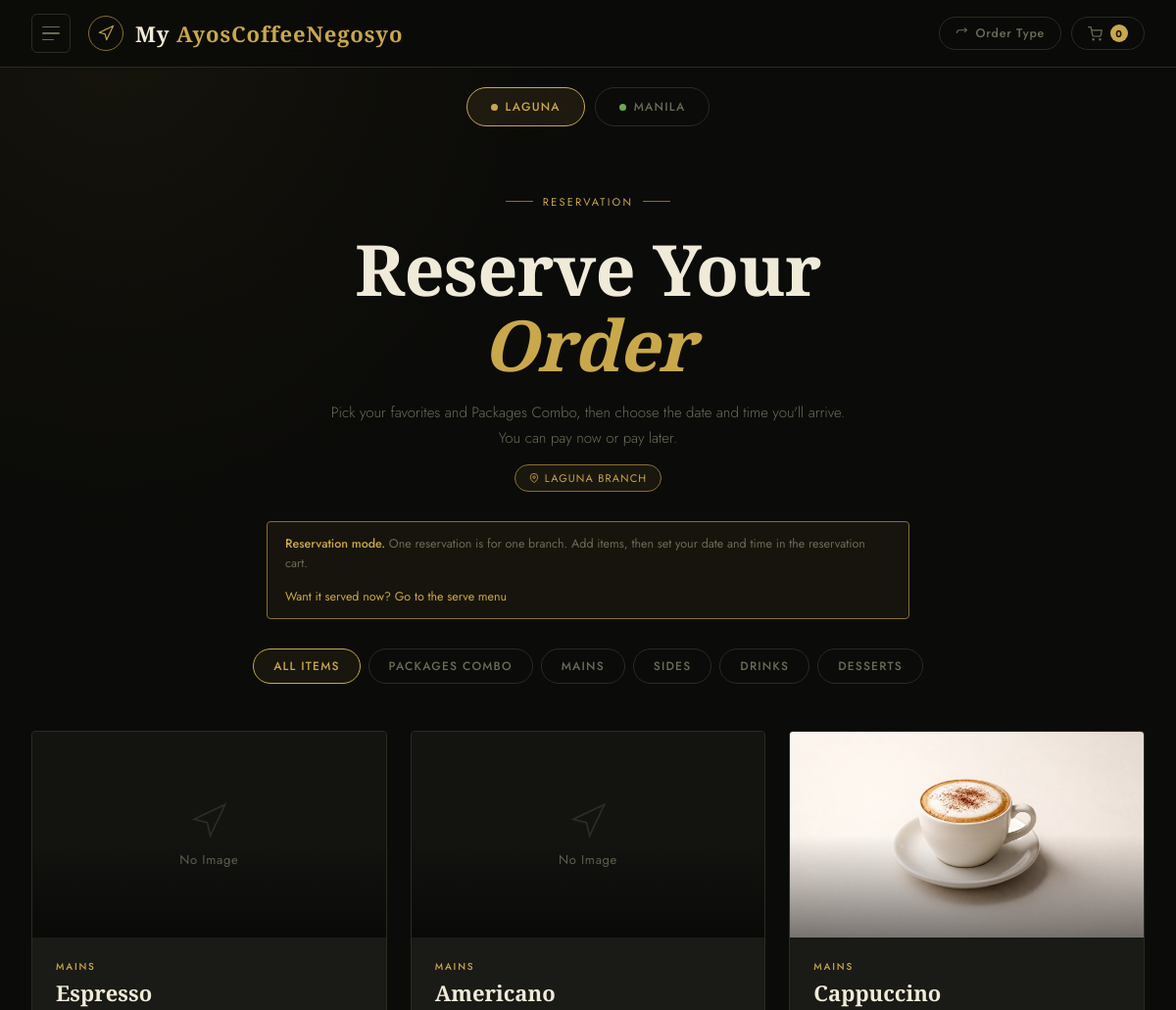
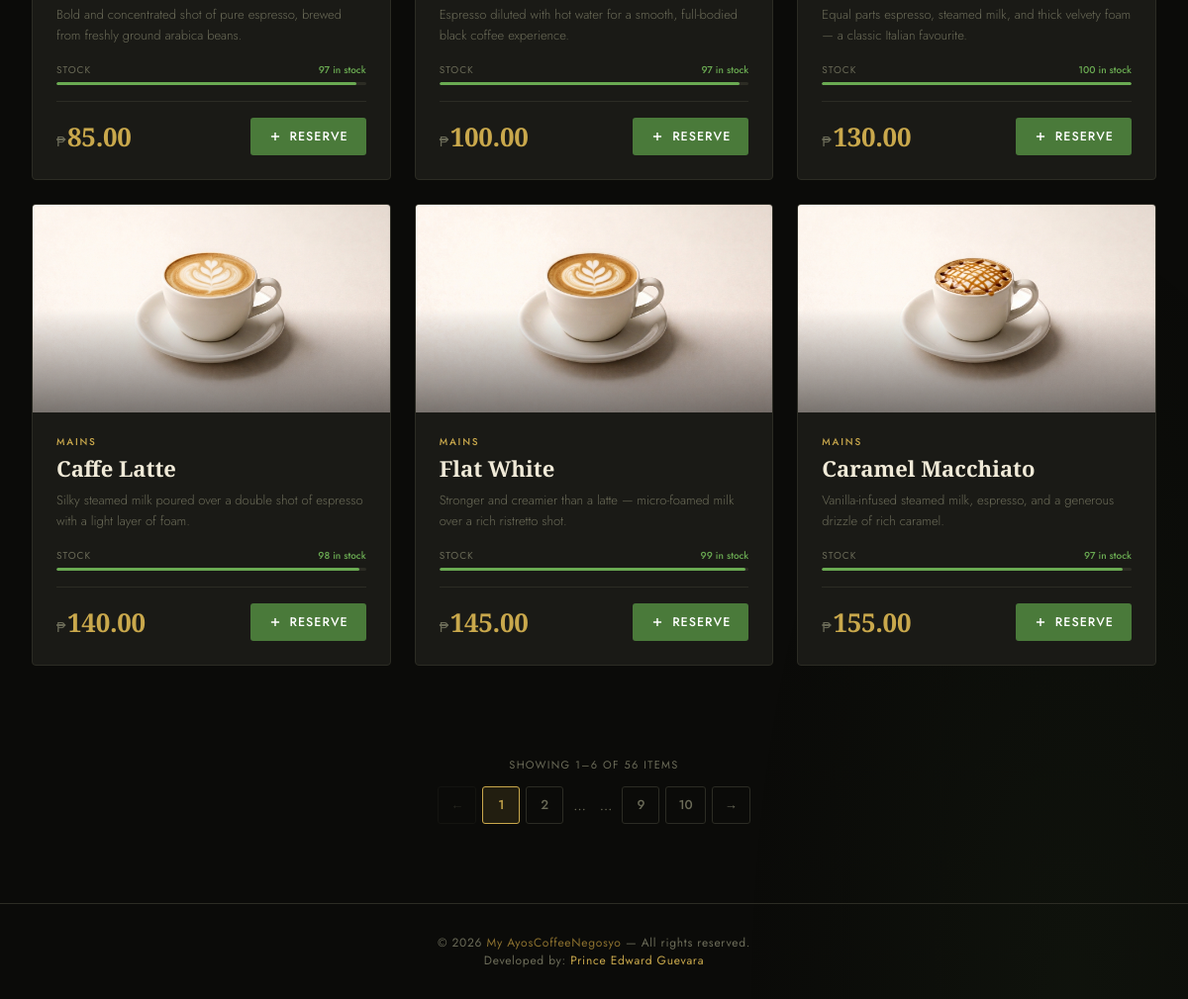
Screenshot of /reservation-menu.php with the database file from the repository (2 pictures, top to bottom).
### tables this page shows
CREATE TABLE `products` (
  `id` int(11) NOT NULL,
  `name` varchar(100) DEFAULT NULL,
  `price` decimal(10,2) DEFAULT NULL,
  `category` varchar(100) DEFAULT 'general',
  `description` text DEFAULT NULL,
  `image` varchar(500) DEFAULT NULL,
  `stock` int(11) DEFAULT 100,
  `reorder_level` int(11) DEFAULT 10,
  `sku` varchar(100) DEFAULT NULL,
  `branch` varchar(20) DEFAULT 'laguna',
  `type` varchar(20) DEFAULT 'food'
);

### reservation-menu.php (the view, shortened to what this page needs)
<?php
include_once 'reservation-init.php';
$branch = $_SESSION['branch'] ?? 'laguna';
$st = $conn->prepare("SELECT * FROM products WHERE branch = ? ORDER BY id ASC");
$st->bind_param('s', $branch);
$st->execute();
$result = $st->get_result();
$products = [];
while ($row = $result->fetch_assoc()) { $products[] = $row; }
$categories = $branch === 'manila'
    ? ['all' => 'All Items', 'packages' => 'Packages Combo', 'coffee' => 'Coffee', 'meals' => 'Meals', 'champagnes' => 'Champagnes']
    : ['all' => 'All Items', 'packages' => 'Packages Combo', 'mains' => 'Mains', 'sides' => 'Sides', 'drinks' => 'Drinks', 'desserts' => 'Desserts'];
?>
<!DOCTYPE html>
<html lang="en">
<head>
</head>
<body>
<div id="sidebarOverlay"></div>
<header>
    <div class="header-inner">
        <div class="header-left">
            <button id="sidebarToggle" aria-label="Open sidebar" aria-expanded="false">
                <div class="hb"><span></span><span></span><span></span></div>
            </button>
            <a href="index.php" class="brand">
                <div class="brand-icon">
                    <svg width="18" height="18" viewBox="0 0 24 24" fill="none" stroke="#c9a84c" stroke-width="1.5" stroke-linecap="round" stroke-linejoin="round"><path d="M3 11l19-9-9 19-2-8-8-2z"/></svg>
                </div>
                <span class="brand-name">My <span>AyosCoffeeNegosyo</span></span>
            </a>
        </div>
        <div class="header-right">
            <a href="order-type.php" class="header-home-link">
                <svg width="13" height="13" viewBox="0 0 24 24" fill="none" stroke="currentColor" stroke-width="2"><polyline points="17 1 21 5 17 9"/><path d="M3 11V9a4 4 0 0 1 4-4h14"/></svg>
                Order Type
            </a>
            <a href="reservation-cart.php" class="header-cart-pill" aria-label="View reservation cart">
                <svg width="15" height="15" viewBox="0 0 24 24" fill="none" stroke="currentColor" stroke-width="2" stroke-linecap="round" stroke-linejoin="round"><circle cx="9" cy="21" r="1"/><circle cx="20" cy="21" r="1"/><path d="M1 1h4l2.68 13.39a2 2 0 0 0 2 1.61h9.72a2 2 0 0 0 2-1.61L23 6H6"/></svg>
                <span class="header-cart-count" id="cartCount">0</span>
            </a>
        </div>
    </div>
</header>
<div class="branch-bar">
    <a href="?branch=laguna" class="branch-btn <?= $branch === 'laguna' ? 'active' : '' ?>"><div class="branch-dot"></div>Laguna</a>
    <a href="?branch=manila" class="branch-btn <?= $branch === 'manila' ? 'active' : '' ?>"><div class="branch-dot"></div>Manila</a>
</div>
<section class="hero">
    <div class="hero-eyebrow">Reservation</div>
    <h1>Reserve Your <em>Order</em></h1>
    <p>Pick your favorites and Packages Combo, then choose the date and time you'll arrive.<br>You can pay now or pay later.</p>
    <div class="branch-badge">
        <svg width="10" height="10" viewBox="0 0 24 24" fill="none" stroke="currentColor" stroke-width="2"><path d="M21 10c0 7-9 13-9 13s-9-6-9-13a9 9 0 0 1 18 0z"/><circle cx="12" cy="10" r="3"/></svg>
        <?= ucfirst($branch) ?> Branch
    </div>
</section>
<div class="mode-note">
    <div class="mode-note-inner">
        <span><strong>Reservation mode.</strong> One reservation is for one branch. Add items, then set your date and time in the reservation cart.</span>
        <a href="menu.php">Want it served now? Go to the serve menu</a>
    </div>
</div>
<div class="filter-bar">
    <?php foreach ($categories as $key => $label): ?>
    <button class="filter-btn <?= $key === 'all' ? 'active' : '' ?>" data-filter="<?= htmlspecialchars($key) ?>"><?= htmlspecialchars($label) ?></button>
    <?php endforeach; ?>
</div>
<main class="menu-section">
    <?php if (empty($products)): ?>
        <div class="empty-state">
            <svg width="64" height="64" viewBox="0 0 24 24" fill="none" stroke="currentColor" stroke-width="1" stroke-linecap="round" stroke-linejoin="round"><path d="M3 11l19-9-9 19-2-8-8-2z"/></svg>
            <h3>No dishes available yet.</h3>
            <p>Check back soon — the kitchen is preparing something special.</p>
        </div>
    <?php else: ?>
        <div class="menu-grid" id="menuGrid">
        <?php foreach ($products as $row):
            $stock   = (int)($row['stock'] ?? 100);
            $reorder = (int)($row['reorder_level'] ?? 10);
            $pct     = max(0, min(100, ($stock / 100) * 100));
            $isOos   = $stock <= 0;
            $isLow   = !$isOos && $stock <= $reorder;
            $cls     = $isOos ? 's-red' : ($isLow ? 's-amber' : 's-green');
            $txt     = $isOos ? 'Out of stock' : ($isLow ? "Low — {$stock} left" : "{$stock} in stock");
            $cat     = $row['category'] ?? 'mains';
            $catLabel = $cat === 'packages' ? 'Packages Combo' : $cat;
        ?>
            <div class="menu-card <?= $isOos ? 'out-of-stock' : '' ?>"
                 data-category="<?= htmlspecialchars($cat) ?>"
                 data-stock="<?= $stock ?>">
                <div class="card-img-wrap">
                    <?php if (!empty($row['image'])): ?>
                        <img src="<?= htmlspecialchars($row['image']) ?>" alt="<?= htmlspecialchars($row['name']) ?>" loading="lazy" onerror="this.parentElement.innerHTML='<div class=\'img-placeholder\'><svg width=\'40\' height=\'40\' viewBox=\'0 0 24 24\' fill=\'none\' stroke=\'currentColor\' stroke-width=\'1\'><path d=\'M3 11l19-9-9 19-2-8-8-2z\'/></svg><span>No Image</span></div>'">
                    <?php endif; ?>
                </div>
                <div class="card-body">
                    <?php if (!empty($row['category'])): ?>
                        <div class="card-category"><?= htmlspecialchars($catLabel) ?></div>
                    <?php endif; ?>
                    <h3 class="card-name"><?= htmlspecialchars($row['name']) ?></h3>
                    <p class="card-desc"><?= !empty($row['description']) ? htmlspecialchars($row['description']) : 'A signature dish from our kitchen, prepared fresh to order.' ?></p>
                    <div class="stock-wrap">
                        <div class="stock-top">
                            <span class="stock-label">Stock</span>
                            <span class="stock-text <?= $cls ?>"><?= $txt ?></span>
                        </div>
                        <div class="stock-bar-bg">
                            <div class="stock-bar-fill <?= $cls ?>" style="width:<?= $pct ?>%"></div>
                        </div>
                    </div>
                    <div class="card-footer">
                        <div class="card-price"><span>₱</span><?= number_format((float)$row['price'], 2) ?></div>
                        <?php if ($isOos): ?>
                            <button class="add-btn" disabled>
                                <svg width="14" height="14" viewBox="0 0 24 24" fill="none" stroke="currentColor" stroke-width="2.5"><circle cx="12" cy="12" r="10"/><line x1="4.93" y1="4.93" x2="19.07" y2="19.07"/></svg>
                                Unavailable
                            </button>
                        <?php else: ?>
                            <button class="add-btn" onclick="addToReservation(<?= (int)$row['id'] ?>, this)">
                                <svg width="14" height="14" viewBox="0 0 24 24" fill="none" stroke="currentColor" stroke-width="2.5"><line x1="12" y1="5" x2="12" y2="19"/><line x1="5" y1="12" x2="19" y2="12"/></svg>
                                Reserve
                            </button>
                        <?php endif; ?>
                    </div>
                </div>
            </div>
        <?php endforeach; ?>
        </div>
    <?php endif; ?>
</main>
<div class="pagination-wrap" id="paginationWrap" style="display:none;">
    <div class="pagination-info" id="paginationInfo"></div>
    <div class="pagination" id="pagination"></div>
</div>
<footer>
    <p>© 2026 <span>My AyosCoffeeNegosyo</span> — All rights reserved.</p>
    <p>Developed by: <a href="https://www.instagram.com/_theprnx.gvara/" target="_blank" rel="noopener noreferrer">Prince Edward Guevara</a></p>
</footer>
</body>
</html>

### rows the page displays
products: category "MAINS", name "Espresso", description "Bold and concentrated shot of pure espresso, brewed from freshly ground arabica beans.", txt "97 in stock", price "85.00"
products: category "MAINS", name "Americano", description "Espresso diluted with hot water for a smooth, full-bodied black coffee experience.", txt "97 in stock", price "100.00"
products: image (picture), category "MAINS", name "Cappuccino", description "Equal parts espresso, steamed milk, and thick velvety foam — a classic Italian favourite.", txt "100 in stock", price "130.00"
products: image (picture), category "MAINS", name "Caffe Latte", description "Silky steamed milk poured over a double shot of espresso with a light layer of foam.", txt "98 in stock", price "140.00"
products: image (picture), category "MAINS", name "Flat White", description "Stronger and creamier than a latte — micro-foamed milk over a rich ristretto shot.", txt "99 in stock", price "145.00"
products: image (picture), category "MAINS", name "Caramel Macchiato", description "Vanilla-infused steamed milk, espresso, and a generous drizzle of rich caramel.", txt "97 in stock", price "155.00"

### other values shown
$branch "LAGUNA"
$label "ALL ITEMS"
$label "PACKAGES COMBO"
$label "MAINS"
$label "SIDES"
$label "DRINKS"
$label "DESSERTS"
